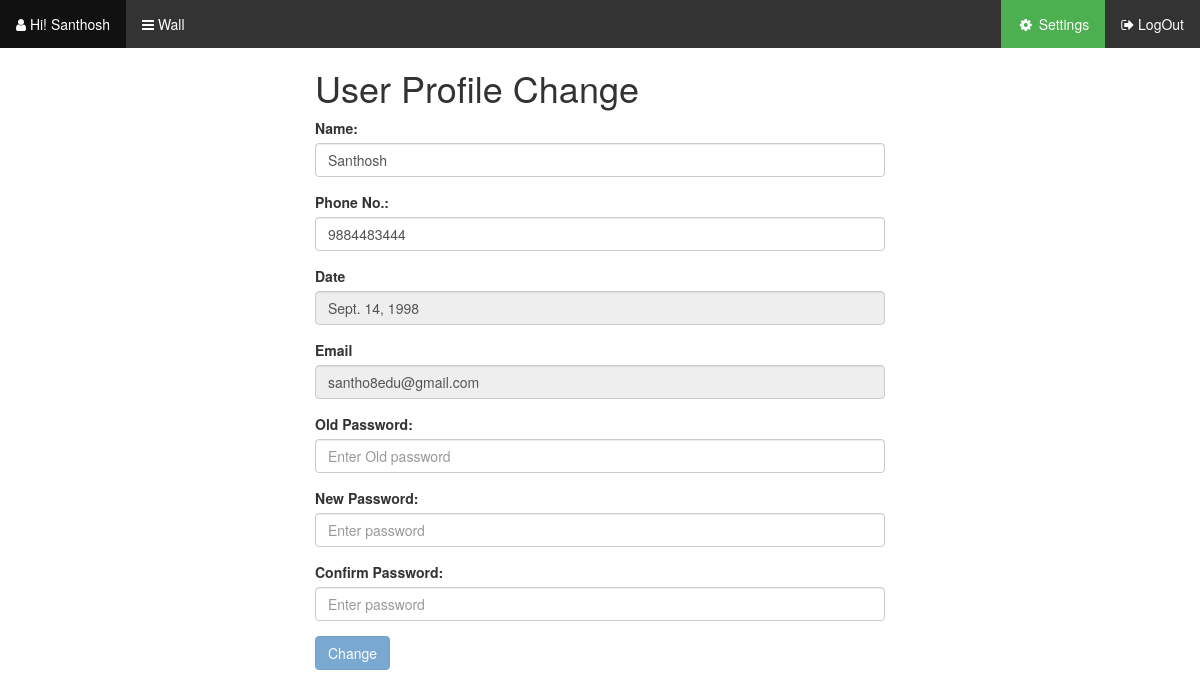
Screenshot of /wall/settings/ (signed in) with the database file from the repository.
### login/models.py (models this page shows, shortened)
class User(models.Model):
	firstName = models.CharField(max_length=20)
	emailId = models.EmailField(max_length=30, primary_key = True)
	password = models.CharField(max_length=20)
	dob = models.DateField(blank=True)
	proficPic = models.ImageField(blank=True)
	phoneNumber = models.CharField(max_length=10)

### post/views.py (the view)
def settings(request):
	user = User.objects.get(emailId=str(request.session['email']))
	context.update({'user':user})
	return render(request,'post/settings.html',context)

### post/templates/post/settings.html (shortened to what this page needs)
<!DOCTYPE html>
<html>
<head>
<link rel="stylesheet" type="text/css" href="https://maxcdn.bootstrapcdn.com/bootstrap/3.3.7/css/bootstrap.min.css">
<link rel="stylesheet" href="https://maxcdn.bootstrapcdn.com/font-awesome/4.7.0/css/font-awesome.min.css">
</head>
<body>
<div ng-app="myApp" >
{% load static %}
<ul class="topnav">
  <li ><a href="/wall/profile/{{user.emailId}}">
    <i class="fa fa-user" aria-hidden="true"></i>
    <span> Hi! {{user.firstName}}</span>
  </a></li>
  <li><a  href="/wall/">
      <i class="fa fa-bars" aria-hidden="true"></i>
      <span class="hidden-xs"> Wall</span>
  </a></li>
  <li class="right"><a href="/wall/logout">
      <span class="fa fa-sign-out" aria-hidden="true"></span>
      <span class="hidden-xs" > LogOut</span>
  </a></li>
  <li class="right"><a class="active" href="/wall/settings/">
      <i class="fa fa-cog fa-spin fa-fw" aria-hidden="true"></i>
      <span class="hidden-xs" >  Settings</span>
  </a></li>
</ul>
  <form action='/wall/checker/' method='post' class="sign">
    <div class="col-lg-3 col-sm-2 xs-hidden">
    </div>
    <div class=" col-lg-6 col-sm-8 " >
          <h1>User Profile Change</h1>
          <div class="form-group">
            <label>Name:</label>
            <input type="text" class="form-control" name="name" id="name" placeholder="Enter Name" onblur="namecheck()" onchange="submit()" value="{{user.firstName}}">
          </div>
          <div class="form-group">
            <label for="rollno">Phone No.:</label>
            <input type="text" class="form-control" name="phoneno" id="phoneno" placeholder="Enter Phone no" onblur="phonecheck()" onchange="submit()" value="{{user.phoneNumber}}">
          </div>
          <div class="form-group">
            <label for="date">Date</label>
            <input type="text" class="form-control" name="bdate" id="bdate" placeholder="yyyy-mm-dd" onblur="bdatecheck()" onchange="submit()" value="{{user.dob}}" disabled="true">
          </div>
          <div class="form-group">
            <label for="mail">Email</label>
            <input type="text" class="form-control" name="mail" id="mail" placeholder="yyyy-mm-dd"  onchange="submit()" disabled="true" value="{{user.emailId}}">
          </div>
          <div class="form-group">
            <label for="opwd">Old Password:</label>
            <input type="password" class="form-control" name="opwd" id="opwd" placeholder="Enter Old password" onblur="opwdcheck()" onchange="submit();">
          </div>
          <div class="form-group">
            <label for="pwd">New Password:</label>
            <input type="password" class="form-control" name="pwd" id="pwd" placeholder="Enter password" onblur="pwdcheck()" onchange="submit();">
          </div>
          <div class="form-group">
            <label for="conpwd">Confirm Password:</label>
            <input type="password" class="form-control" id="conpwd" placeholder="Enter password" onblur="conpwdcheck()" onchange="submit()">
          </div>
          <div class="form-group"  onmouseover="submit()">
            <button type="submit" class="btn btn-primary" disabled onclick="submit1()" id="submit">Change</button>
          </div>
    </div>
  </form>
</div>
</body>
</html>

### post/templates/post/settings.html (style rules this page uses)
body { margin: 0; }
ul.topnav { list-style-type: none; margin: 0; padding: 0; overflow: hidden; background-color: #333; }
ul.topnav li { float: left; }
ul.topnav li a { display: block; color: white; text-align: center; padding: 14px 16px; text-decoration: none; }
ul.topnav li a.active { background-color: #4CAF50; }
ul.topnav li.right { float: right; }

### rows the page displays
User: firstName "Santhosh", name "Santhosh", phoneno "9884483444", bdate "Sept. 14, 1998", mail "santho8edu@gmail.com"
